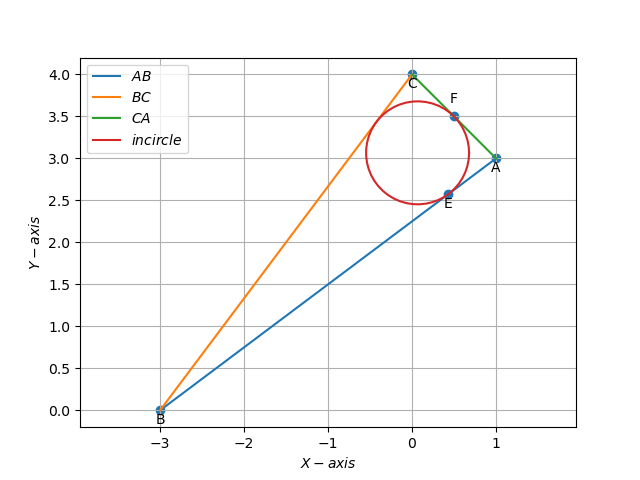

Reproduce this figure in Python.
#Code by GVV Sharma
#June 12, 2022
#Revised November 14, 2023
#released under GNU GPL
#https://www.gnu.org/licenses/gpl-3.0.en.html

#Drawing a pair of tangents to a conic

import sys                                          #for path to external scripts
sys.path.insert(0, '/sdcard/Download/geometry/codes/CoordGeo')        #path to my scripts
import numpy as np
import matplotlib.pyplot as plt
from numpy import linalg as LA

#local imports
from line.funcs import *
from triangle.funcs import *
from conics.funcs import *

#if using termux
import subprocess
import shlex
#end if



#Triangle vertices
A = np.array([1,3]).reshape(-1,1)
B = np.array([-3,0]).reshape(-1,1) 
C = np.array([0,4]).reshape(-1,1) 

#Incircle parameters
h  = A
V = np.eye(2)
[I,r] = icircle(A,B,C)
u = -I
f = LA.norm(I)**2-r**2

#eigen values
[x1,x2] = contact(V,u,f,h)

#printing Eigen VAlues
print("E=",x1)
print("F=",x2)

#Generating all lines
x_AB = line_gen(A,B)
x_BC = line_gen(B,C)
x_CA = line_gen(C,A)

#generating incircle
x_circ = circ_gen(I,r)

#Plotting all lines
plt.plot(x_AB[0,:],x_AB[1,:],label='$AB$')
plt.plot(x_BC[0,:],x_BC[1,:],label='$BC$')
plt.plot(x_CA[0,:],x_CA[1,:],label='$CA$')
plt.plot(x_circ[0,:],x_circ[1,:],label='$incircle$')

#Labeling the coordinates
A = A.reshape(-1,1)
B = B.reshape(-1,1)
C = C.reshape(-1,1)
E = x1.reshape(-1,1)
F = x2.reshape(-1,1)

tri_coords = np.block([[A, B, C,E,F]])
plt.scatter(tri_coords[0, :], tri_coords[1, :])
vert_labels = ['A', 'B', 'C','E','F']
for i, txt in enumerate(vert_labels):
    offset = 10 if txt == 'F' else -10
    plt.annotate(txt,
                 (tri_coords[0, i], tri_coords[1, i]),
                 textcoords="offset points",
                 xytext=(0, offset),
                 ha='center')
plt.xlabel('$X-axis$')
plt.ylabel('$Y-axis$')
plt.legend(loc='upper left')
plt.grid() # minor
plt.axis('equal')
plt.savefig('/sdcard/Download/geometry/codes/CoordGeo/eigen.png')
    
